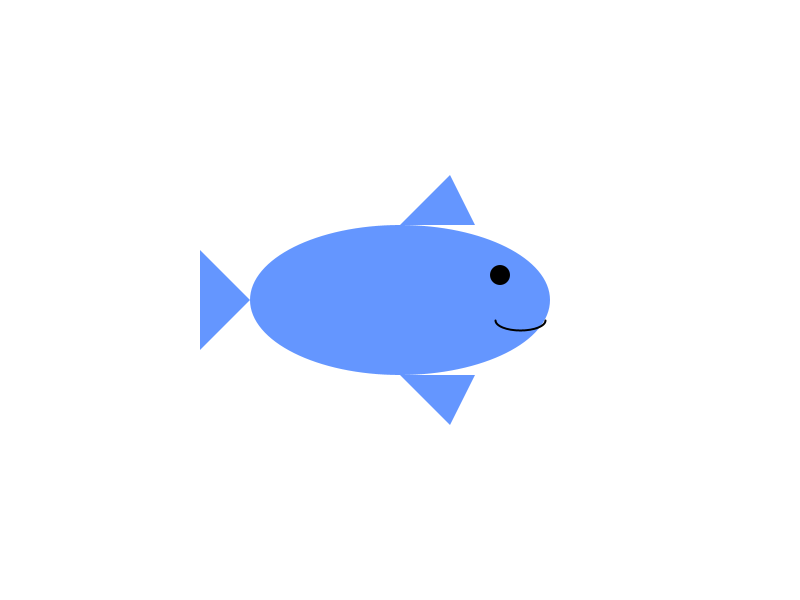
Frame 1 (no input)
Frame 60 (the mouse pressed at the canvas centre just before this capture): identical to frame 1, image omitted
Frame 120 (the mouse held since frame 60 and released just before this capture): identical to frame 1, image omitted

The Processing sketch that drew this single still picture (run headless with seeded random() and noise(); from frame 60 on, the mouse is pressed at the canvas centre):

// Processing sketch: IKAN
// ── IKAN.pde
void setup() {
  size(800, 600);
  background(255);
  drawFish();
}

void drawFish() {
  // Warna tubuh ikan
  fill(100, 150, 255);
  noStroke();
  
  // Tubuh ikan (ellips)
  ellipse(width/2, height/2, 300, 150);
  
  // Sirip ekor (segitiga)
  beginShape();
  vertex(width/2 - 150, height/2);
  vertex(width/2 - 200, height/2 - 50);
  vertex(width/2 - 200, height/2 + 50);
  endShape(CLOSE);
  
  // Sirip atas (segitiga)
  beginShape();
  vertex(width/2, height/2 - 75);
  vertex(width/2 + 50, height/2 - 125);
  vertex(width/2 + 75, height/2 - 75);
  endShape(CLOSE);
  
  // Sirip bawah (segitiga)
  beginShape();
  vertex(width/2, height/2 + 75);
  vertex(width/2 + 50, height/2 + 125);
  vertex(width/2 + 75, height/2 + 75);
  endShape(CLOSE);
  
  // Mata (ellips kecil)
  fill(0);
  ellipse(width/2 + 100, height/2 - 25, 20, 20);
  
  // Mulut (garis lengkung)
  stroke(0);
  strokeWeight(2);
  noFill();
  arc(width/2 + 120, height/2 + 20, 50, 20, 0, PI);
}

void draw() {
  // Tidak ada pengulangan di draw untuk gambar statis
}
